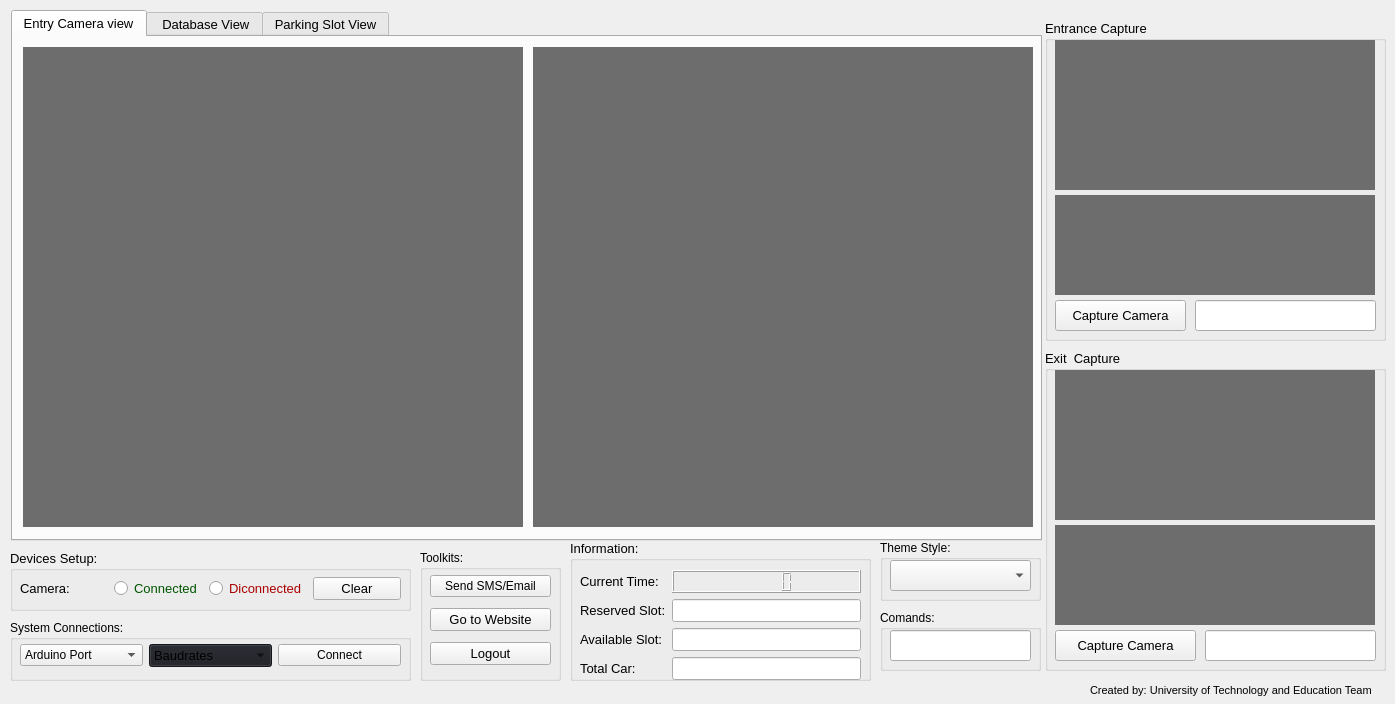
<?xml version="1.0" encoding="UTF-8"?>
<ui version="4.0">
 <author>leonard</author>
 <class>MainWindow</class>
 <widget class="QMainWindow" name="MainWindow">
  <property name="geometry">
   <rect>
    <x>0</x>
    <y>0</y>
    <width>1395</width>
    <height>704</height>
   </rect>
  </property>
  <property name="windowTitle">
   <string>MainWindow</string>
  </property>
  <property name="styleSheet">
   <string notr="true">font: 10pt &quot;MS Shell Dlg 2&quot;;</string>
  </property>
  <widget class="QWidget" name="centralwidget">
   <widget class="QTabWidget" name="tabWidget">
    <property name="geometry">
     <rect>
      <x>11</x>
      <y>10</y>
      <width>1031</width>
      <height>531</height>
     </rect>
    </property>
    <property name="font">
     <font>
      <family>MS Shell Dlg 2</family>
      <pointsize>10</pointsize>
      <italic>false</italic>
      <bold>false</bold>
     </font>
    </property>
    <property name="tabPosition">
     <enum>QTabWidget::North</enum>
    </property>
    <property name="currentIndex">
     <number>0</number>
    </property>
    <property name="iconSize">
     <size>
      <width>20</width>
      <height>20</height>
     </size>
    </property>
    <property name="elideMode">
     <enum>Qt::ElideMiddle</enum>
    </property>
    <widget class="QWidget" name="tab_1">
     <attribute name="title">
      <string>Entry Camera view</string>
     </attribute>
     <widget class="QLabel" name="entrance_view">
      <property name="geometry">
       <rect>
        <x>10</x>
        <y>10</y>
        <width>500</width>
        <height>480</height>
       </rect>
      </property>
      <property name="minimumSize">
       <size>
        <width>320</width>
        <height>180</height>
       </size>
      </property>
      <property name="maximumSize">
       <size>
        <width>640</width>
        <height>480</height>
       </size>
      </property>
      <property name="styleSheet">
       <string notr="true">background-color: rgb(109, 109, 109);</string>
      </property>
      <property name="text">
       <string/>
      </property>
     </widget>
     <widget class="QLabel" name="exit_view">
      <property name="geometry">
       <rect>
        <x>520</x>
        <y>10</y>
        <width>500</width>
        <height>480</height>
       </rect>
      </property>
      <property name="minimumSize">
       <size>
        <width>500</width>
        <height>400</height>
       </size>
      </property>
      <property name="maximumSize">
       <size>
        <width>640</width>
        <height>480</height>
       </size>
      </property>
      <property name="styleSheet">
       <string notr="true">background-color: rgb(109, 109, 109);</string>
      </property>
      <property name="text">
       <string/>
      </property>
     </widget>
    </widget>
    <widget class="QWidget" name="tab_2">
     <attribute name="title">
      <string> Database View</string>
     </attribute>
     <widget class="QTableWidget" name="tableWidget">
      <property name="geometry">
       <rect>
        <x>10</x>
        <y>10</y>
        <width>691</width>
        <height>481</height>
       </rect>
      </property>
      <property name="alternatingRowColors">
       <bool>true</bool>
      </property>
      <attribute name="horizontalHeaderStretchLastSection">
       <bool>true</bool>
      </attribute>
      <row>
       <property name="text">
        <string>1</string>
       </property>
      </row>
      <row>
       <property name="text">
        <string>1</string>
       </property>
      </row>
      <row>
       <property name="text">
        <string>2</string>
       </property>
      </row>
      <row>
       <property name="text">
        <string>3</string>
       </property>
      </row>
      <row>
       <property name="text">
        <string>4</string>
       </property>
      </row>
      <row>
       <property name="text">
        <string>5</string>
       </property>
      </row>
      <row>
       <property name="text">
        <string>6</string>
       </property>
      </row>
      <row>
       <property name="text">
        <string>7</string>
       </property>
      </row>
      <row>
       <property name="text">
        <string>8</string>
       </property>
      </row>
      <row>
       <property name="text">
        <string>10</string>
       </property>
      </row>
      <row>
       <property name="text">
        <string>11</string>
       </property>
      </row>
      <row>
       <property name="text">
        <string>12</string>
       </property>
      </row>
      <row>
       <property name="text">
        <string>13</string>
       </property>
      </row>
      <row>
       <property name="text">
        <string>14</string>
       </property>
      </row>
      <row>
       <property name="text">
        <string>15</string>
       </property>
      </row>
      <column>
       <property name="text">
        <string>License Number</string>
       </property>
      </column>
      <column>
       <property name="text">
        <string>username</string>
       </property>
      </column>
      <column>
       <property name="text">
        <string>Phone</string>
       </property>
      </column>
      <column>
       <property name="text">
        <string>Slot</string>
       </property>
      </column>
      <column>
       <property name="text">
        <string>Check-in</string>
       </property>
      </column>
      <item row="0" column="0">
       <property name="text">
        <string/>
       </property>
      </item>
      <item row="0" column="2">
       <property name="text">
        <string/>
       </property>
      </item>
      <item row="0" column="3">
       <property name="text">
        <string/>
       </property>
      </item>
      <item row="3" column="0">
       <property name="text">
        <string/>
       </property>
       <property name="flags">
        <set>ItemIsSelectable|ItemIsEditable|ItemIsDragEnabled|ItemIsDropEnabled|ItemIsUserCheckable</set>
       </property>
      </item>
      <item row="3" column="2">
       <property name="text">
        <string/>
       </property>
       <property name="flags">
        <set>ItemIsSelectable|ItemIsEditable|ItemIsDragEnabled|ItemIsDropEnabled|ItemIsUserCheckable</set>
       </property>
      </item>
      <item row="3" column="3">
       <property name="text">
        <string/>
       </property>
       <property name="flags">
        <set>ItemIsSelectable|ItemIsEditable|ItemIsDragEnabled|ItemIsDropEnabled|ItemIsUserCheckable</set>
       </property>
      </item>
     </widget>
     <widget class="QCalendarWidget" name="calendarWidget">
      <property name="geometry">
       <rect>
        <x>710</x>
        <y>10</y>
        <width>311</width>
        <height>281</height>
       </rect>
      </property>
      <property name="styleSheet">
       <string notr="true">font: 8pt &quot;MS Shell Dlg 2&quot;;</string>
      </property>
     </widget>
     <widget class="QGroupBox" name="groupBox_6">
      <property name="geometry">
       <rect>
        <x>710</x>
        <y>300</y>
        <width>311</width>
        <height>141</height>
       </rect>
      </property>
      <property name="font">
       <font>
        <family>MS Shell Dlg 2</family>
        <pointsize>10</pointsize>
        <italic>false</italic>
        <bold>false</bold>
       </font>
      </property>
      <property name="title">
       <string>Information Filter:</string>
      </property>
      <widget class="QPushButton" name="btn_find">
       <property name="geometry">
        <rect>
         <x>160</x>
         <y>90</y>
         <width>141</width>
         <height>41</height>
        </rect>
       </property>
       <property name="text">
        <string>Find</string>
       </property>
      </widget>
      <widget class="QWidget" name="layoutWidget">
       <property name="geometry">
        <rect>
         <x>10</x>
         <y>30</y>
         <width>291</width>
         <height>51</height>
        </rect>
       </property>
       <layout class="QFormLayout" name="formLayout_2">
        <item row="0" column="0">
         <widget class="QLabel" name="label_9">
          <property name="text">
           <string>From:</string>
          </property>
         </widget>
        </item>
        <item row="0" column="1">
         <widget class="QDateEdit" name="dateEdit"/>
        </item>
        <item row="1" column="0">
         <widget class="QLabel" name="label_11">
          <property name="text">
           <string>To:</string>
          </property>
         </widget>
        </item>
        <item row="1" column="1">
         <widget class="QDateEdit" name="dateEdit_2"/>
        </item>
       </layout>
      </widget>
      <widget class="QPushButton" name="btn_reset">
       <property name="geometry">
        <rect>
         <x>10</x>
         <y>90</y>
         <width>141</width>
         <height>41</height>
        </rect>
       </property>
       <property name="text">
        <string>Reset</string>
       </property>
      </widget>
     </widget>
     <widget class="QPushButton" name="btn_export">
      <property name="geometry">
       <rect>
        <x>710</x>
        <y>450</y>
        <width>311</width>
        <height>41</height>
       </rect>
      </property>
      <property name="font">
       <font>
        <family>MS Shell Dlg 2</family>
        <pointsize>10</pointsize>
        <italic>false</italic>
        <bold>false</bold>
       </font>
      </property>
      <property name="text">
       <string>Export</string>
      </property>
     </widget>
    </widget>
    <widget class="QWidget" name="tab_3">
     <attribute name="title">
      <string>Parking Slot View</string>
     </attribute>
     <widget class="QFrame" name="slot_frame">
      <property name="geometry">
       <rect>
        <x>10</x>
        <y>10</y>
        <width>731</width>
        <height>481</height>
       </rect>
      </property>
      <property name="frameShape">
       <enum>QFrame::StyledPanel</enum>
      </property>
      <property name="frameShadow">
       <enum>QFrame::Raised</enum>
      </property>
      <widget class="QPushButton" name="slot_0">
       <property name="geometry">
        <rect>
         <x>10</x>
         <y>20</y>
         <width>115</width>
         <height>210</height>
        </rect>
       </property>
       <property name="text">
        <string>SA-00</string>
       </property>
      </widget>
      <widget class="QPushButton" name="slot_1">
       <property name="geometry">
        <rect>
         <x>130</x>
         <y>20</y>
         <width>115</width>
         <height>210</height>
        </rect>
       </property>
       <property name="text">
        <string>SA-01</string>
       </property>
      </widget>
      <widget class="QPushButton" name="slot_2">
       <property name="geometry">
        <rect>
         <x>250</x>
         <y>20</y>
         <width>115</width>
         <height>210</height>
        </rect>
       </property>
       <property name="text">
        <string>SA-02</string>
       </property>
      </widget>
      <widget class="QPushButton" name="slot_3">
       <property name="geometry">
        <rect>
         <x>370</x>
         <y>20</y>
         <width>115</width>
         <height>210</height>
        </rect>
       </property>
       <property name="text">
        <string>SA-03</string>
       </property>
      </widget>
      <widget class="QPushButton" name="slot_4">
       <property name="geometry">
        <rect>
         <x>490</x>
         <y>20</y>
         <width>115</width>
         <height>210</height>
        </rect>
       </property>
       <property name="text">
        <string>SA-04</string>
       </property>
      </widget>
      <widget class="QPushButton" name="slot_6">
       <property name="geometry">
        <rect>
         <x>10</x>
         <y>260</y>
         <width>115</width>
         <height>210</height>
        </rect>
       </property>
       <property name="text">
        <string>SA-06</string>
       </property>
      </widget>
      <widget class="QPushButton" name="slot_8">
       <property name="geometry">
        <rect>
         <x>250</x>
         <y>260</y>
         <width>115</width>
         <height>210</height>
        </rect>
       </property>
       <property name="text">
        <string>SA-08</string>
       </property>
      </widget>
      <widget class="QPushButton" name="slot_9">
       <property name="geometry">
        <rect>
         <x>370</x>
         <y>260</y>
         <width>115</width>
         <height>210</height>
        </rect>
       </property>
       <property name="text">
        <string>SA-09</string>
       </property>
      </widget>
      <widget class="QPushButton" name="slot_7">
       <property name="geometry">
        <rect>
         <x>130</x>
         <y>260</y>
         <width>115</width>
         <height>210</height>
        </rect>
       </property>
       <property name="text">
        <string>SA-07</string>
       </property>
      </widget>
      <widget class="QPushButton" name="slot_10">
       <property name="geometry">
        <rect>
         <x>490</x>
         <y>260</y>
         <width>115</width>
         <height>210</height>
        </rect>
       </property>
       <property name="text">
        <string>SA-10</string>
       </property>
      </widget>
      <widget class="QPushButton" name="slot_11">
       <property name="geometry">
        <rect>
         <x>610</x>
         <y>260</y>
         <width>115</width>
         <height>210</height>
        </rect>
       </property>
       <property name="text">
        <string>SA-11</string>
       </property>
      </widget>
      <widget class="QPushButton" name="slot_5">
       <property name="geometry">
        <rect>
         <x>610</x>
         <y>20</y>
         <width>115</width>
         <height>210</height>
        </rect>
       </property>
       <property name="text">
        <string>SA-05</string>
       </property>
      </widget>
     </widget>
     <widget class="QGroupBox" name="groupBox">
      <property name="geometry">
       <rect>
        <x>750</x>
        <y>30</y>
        <width>271</width>
        <height>251</height>
       </rect>
      </property>
      <property name="title">
       <string>Status indiacation:</string>
      </property>
      <widget class="QGroupBox" name="groupBox_2">
       <property name="geometry">
        <rect>
         <x>10</x>
         <y>30</y>
         <width>111</width>
         <height>211</height>
        </rect>
       </property>
       <property name="title">
        <string>filters</string>
       </property>
       <widget class="QWidget" name="layoutWidget1">
        <property name="geometry">
         <rect>
          <x>10</x>
          <y>30</y>
          <width>91</width>
          <height>171</height>
         </rect>
        </property>
        <layout class="QVBoxLayout" name="verticalLayout">
         <item>
          <widget class="QRadioButton" name="all_opt">
           <property name="text">
            <string>All</string>
           </property>
          </widget>
         </item>
         <item>
          <widget class="QRadioButton" name="available_opt">
           <property name="text">
            <string>Available</string>
           </property>
          </widget>
         </item>
         <item>
          <widget class="QRadioButton" name="resersed_opt">
           <property name="text">
            <string>Reserved</string>
           </property>
          </widget>
         </item>
         <item>
          <widget class="QRadioButton" name="unavailable_opt">
           <property name="text">
            <string>Unvailable</string>
           </property>
          </widget>
         </item>
        </layout>
       </widget>
      </widget>
      <widget class="QGroupBox" name="groupBox_3">
       <property name="geometry">
        <rect>
         <x>125</x>
         <y>30</y>
         <width>71</width>
         <height>211</height>
        </rect>
       </property>
       <property name="title">
        <string>color:</string>
       </property>
       <widget class="QWidget" name="layoutWidget2">
        <property name="geometry">
         <rect>
          <x>10</x>
          <y>30</y>
          <width>51</width>
          <height>171</height>
         </rect>
        </property>
        <layout class="QVBoxLayout" name="verticalLayout_2">
         <item>
          <widget class="QLabel" name="label_3">
           <property name="styleSheet">
            <string notr="true">background-color: rgb(131, 131, 131);</string>
           </property>
           <property name="text">
            <string/>
           </property>
          </widget>
         </item>
         <item>
          <widget class="QLabel" name="label_4">
           <property name="styleSheet">
            <string notr="true">background-color: rgb(0, 170, 0);</string>
           </property>
           <property name="text">
            <string/>
           </property>
          </widget>
         </item>
         <item>
          <widget class="QLabel" name="label_5">
           <property name="styleSheet">
            <string notr="true">background-color: rgb(212, 212, 0);</string>
           </property>
           <property name="text">
            <string/>
           </property>
          </widget>
         </item>
         <item>
          <widget class="QLabel" name="label_6">
           <property name="styleSheet">
            <string notr="true">background-color: rgb(195, 0, 0);</string>
           </property>
           <property name="text">
            <string/>
           </property>
          </widget>
         </item>
        </layout>
       </widget>
      </widget>
      <widget class="QGroupBox" name="groupBox_4">
       <property name="geometry">
        <rect>
         <x>200</x>
         <y>30</y>
         <width>61</width>
         <height>211</height>
        </rect>
       </property>
       <property name="title">
        <string>Total:</string>
       </property>
       <widget class="QWidget" name="layoutWidget3">
        <property name="geometry">
         <rect>
          <x>10</x>
          <y>30</y>
          <width>41</width>
          <height>171</height>
         </rect>
        </property>
        <layout class="QVBoxLayout" name="verticalLayout_3">
         <item>
          <widget class="QLabel" name="all_slot">
           <property name="text">
            <string>N/A</string>
           </property>
          </widget>
         </item>
         <item>
          <widget class="QLabel" name="available_slot">
           <property name="text">
            <string>N/A</string>
           </property>
          </widget>
         </item>
         <item>
          <widget class="QLabel" name="reserved_slot">
           <property name="text">
            <string>N/A</string>
           </property>
          </widget>
         </item>
         <item>
          <widget class="QLabel" name="unavailable_slot">
           <property name="text">
            <string>N/A</string>
           </property>
          </widget>
         </item>
        </layout>
       </widget>
      </widget>
     </widget>
     <widget class="QGroupBox" name="groupBox_5">
      <property name="geometry">
       <rect>
        <x>750</x>
        <y>290</y>
        <width>271</width>
        <height>141</height>
       </rect>
      </property>
      <property name="title">
       <string>Information:</string>
      </property>
      <widget class="QWidget" name="layoutWidget4">
       <property name="geometry">
        <rect>
         <x>10</x>
         <y>30</y>
         <width>72</width>
         <height>101</height>
        </rect>
       </property>
       <layout class="QVBoxLayout" name="verticalLayout_4">
        <item>
         <widget class="QLabel" name="label_7">
          <property name="text">
           <string>Plate:</string>
          </property>
         </widget>
        </item>
        <item>
         <widget class="QLabel" name="label_10">
          <property name="text">
           <string>Type:</string>
          </property>
         </widget>
        </item>
        <item>
         <widget class="QLabel" name="label_8">
          <property name="text">
           <string>Entry Time: </string>
          </property>
         </widget>
        </item>
       </layout>
      </widget>
      <widget class="QWidget" name="layoutWidget5">
       <property name="geometry">
        <rect>
         <x>90</x>
         <y>30</y>
         <width>171</width>
         <height>101</height>
        </rect>
       </property>
       <layout class="QVBoxLayout" name="verticalLayout_5">
        <item>
         <widget class="QLineEdit" name="lincense_edit">
          <property name="readOnly">
           <bool>true</bool>
          </property>
         </widget>
        </item>
        <item>
         <widget class="QLineEdit" name="type_edit">
          <property name="readOnly">
           <bool>true</bool>
          </property>
         </widget>
        </item>
        <item>
         <widget class="QLineEdit" name="entry_edit">
          <property name="readOnly">
           <bool>true</bool>
          </property>
         </widget>
        </item>
       </layout>
      </widget>
     </widget>
     <widget class="QPushButton" name="btn_refresh">
      <property name="geometry">
       <rect>
        <x>900</x>
        <y>440</y>
        <width>111</width>
        <height>41</height>
       </rect>
      </property>
      <property name="text">
       <string>Refresh</string>
      </property>
     </widget>
    </widget>
   </widget>
   <widget class="QGroupBox" name="groupBox_7">
    <property name="geometry">
     <rect>
      <x>1045</x>
      <y>20</y>
      <width>341</width>
      <height>321</height>
     </rect>
    </property>
    <property name="font">
     <font>
      <family>MS Shell Dlg 2</family>
      <pointsize>10</pointsize>
      <italic>false</italic>
      <bold>false</bold>
     </font>
    </property>
    <property name="title">
     <string>Entrance Capture</string>
    </property>
    <widget class="QLabel" name="entrance_capture_1">
     <property name="geometry">
      <rect>
       <x>10</x>
       <y>20</y>
       <width>320</width>
       <height>150</height>
      </rect>
     </property>
     <property name="styleSheet">
      <string notr="true">background-color: rgb(109, 109, 109);</string>
     </property>
     <property name="text">
      <string/>
     </property>
    </widget>
    <widget class="QLabel" name="entrance_capture_2">
     <property name="geometry">
      <rect>
       <x>10</x>
       <y>175</y>
       <width>320</width>
       <height>100</height>
      </rect>
     </property>
     <property name="styleSheet">
      <string notr="true">background-color: rgb(109, 109, 109);</string>
     </property>
     <property name="text">
      <string/>
     </property>
    </widget>
    <widget class="QPushButton" name="capture_entrance">
     <property name="geometry">
      <rect>
       <x>10</x>
       <y>280</y>
       <width>131</width>
       <height>31</height>
      </rect>
     </property>
     <property name="text">
      <string>Capture Camera</string>
     </property>
    </widget>
    <widget class="QLineEdit" name="entrance_result">
     <property name="geometry">
      <rect>
       <x>150</x>
       <y>280</y>
       <width>181</width>
       <height>31</height>
      </rect>
     </property>
    </widget>
   </widget>
   <widget class="QGroupBox" name="groupBox_8">
    <property name="geometry">
     <rect>
      <x>1045</x>
      <y>350</y>
      <width>341</width>
      <height>321</height>
     </rect>
    </property>
    <property name="font">
     <font>
      <family>MS Shell Dlg 2</family>
      <pointsize>10</pointsize>
      <italic>false</italic>
      <bold>false</bold>
     </font>
    </property>
    <property name="title">
     <string>Exit  Capture</string>
    </property>
    <widget class="QLabel" name="exit_capture_1">
     <property name="geometry">
      <rect>
       <x>10</x>
       <y>20</y>
       <width>320</width>
       <height>150</height>
      </rect>
     </property>
     <property name="styleSheet">
      <string notr="true">background-color: rgb(109, 109, 109);</string>
     </property>
     <property name="text">
      <string/>
     </property>
    </widget>
    <widget class="QLabel" name="exit_capture_2">
     <property name="geometry">
      <rect>
       <x>10</x>
       <y>175</y>
       <width>320</width>
       <height>100</height>
      </rect>
     </property>
     <property name="styleSheet">
      <string notr="true">background-color: rgb(109, 109, 109);</string>
     </property>
     <property name="text">
      <string/>
     </property>
    </widget>
    <widget class="QPushButton" name="capture_exit">
     <property name="geometry">
      <rect>
       <x>10</x>
       <y>280</y>
       <width>141</width>
       <height>31</height>
      </rect>
     </property>
     <property name="text">
      <string>Capture Camera</string>
     </property>
    </widget>
    <widget class="QLineEdit" name="exit_result">
     <property name="geometry">
      <rect>
       <x>160</x>
       <y>280</y>
       <width>171</width>
       <height>31</height>
      </rect>
     </property>
    </widget>
   </widget>
   <widget class="QGroupBox" name="groupBox_10">
    <property name="geometry">
     <rect>
      <x>10</x>
      <y>550</y>
      <width>401</width>
      <height>61</height>
     </rect>
    </property>
    <property name="font">
     <font>
      <family>MS Shell Dlg 2</family>
      <pointsize>10</pointsize>
      <italic>false</italic>
      <bold>false</bold>
     </font>
    </property>
    <property name="title">
     <string>Devices Setup:</string>
    </property>
    <widget class="QWidget" name="layoutWidget">
     <property name="geometry">
      <rect>
       <x>10</x>
       <y>23</y>
       <width>381</width>
       <height>31</height>
      </rect>
     </property>
     <layout class="QHBoxLayout" name="horizontalLayout_2">
      <item>
       <widget class="QLabel" name="label_21">
        <property name="text">
         <string>Camera:</string>
        </property>
       </widget>
      </item>
      <item>
       <widget class="QRadioButton" name="btn_connect_cam">
        <property name="styleSheet">
         <string notr="true">color: rgb(0, 85, 0);</string>
        </property>
        <property name="text">
         <string>Connected</string>
        </property>
       </widget>
      </item>
      <item>
       <widget class="QRadioButton" name="btn_disconnect_cam">
        <property name="styleSheet">
         <string notr="true">color: rgb(170, 0, 0);</string>
        </property>
        <property name="text">
         <string>Diconnected</string>
        </property>
       </widget>
      </item>
      <item>
       <widget class="QPushButton" name="run_cam">
        <property name="text">
         <string>Clear</string>
        </property>
       </widget>
      </item>
     </layout>
    </widget>
   </widget>
   <widget class="QLabel" name="label_18">
    <property name="geometry">
     <rect>
      <x>1090</x>
      <y>680</y>
      <width>291</width>
      <height>20</height>
     </rect>
    </property>
    <property name="font">
     <font>
      <family>MS Shell Dlg 2</family>
      <pointsize>8</pointsize>
      <italic>false</italic>
      <bold>false</bold>
     </font>
    </property>
    <property name="styleSheet">
     <string notr="true">font: 8pt &quot;MS Shell Dlg 2&quot;;</string>
    </property>
    <property name="text">
     <string>Created by: University of Technology and Education Team</string>
    </property>
   </widget>
   <widget class="QGroupBox" name="groupBox_12">
    <property name="geometry">
     <rect>
      <x>570</x>
      <y>540</y>
      <width>301</width>
      <height>141</height>
     </rect>
    </property>
    <property name="font">
     <font>
      <family>MS Shell Dlg 2</family>
      <pointsize>10</pointsize>
      <italic>false</italic>
      <bold>false</bold>
     </font>
    </property>
    <property name="title">
     <string>Information:</string>
    </property>
    <widget class="QWidget" name="layoutWidget">
     <property name="geometry">
      <rect>
       <x>10</x>
       <y>30</y>
       <width>281</width>
       <height>111</height>
      </rect>
     </property>
     <layout class="QFormLayout" name="formLayout">
      <item row="0" column="0">
       <widget class="QLabel" name="label_17">
        <property name="text">
         <string>Current Time:</string>
        </property>
       </widget>
      </item>
      <item row="0" column="1">
       <widget class="QLCDNumber" name="lcdNumber"/>
      </item>
      <item row="1" column="0">
       <widget class="QLabel" name="label_16">
        <property name="text">
         <string>Reserved Slot:</string>
        </property>
       </widget>
      </item>
      <item row="1" column="1">
       <widget class="QLineEdit" name="slot_display">
        <property name="readOnly">
         <bool>true</bool>
        </property>
       </widget>
      </item>
      <item row="2" column="0">
       <widget class="QLabel" name="label_19">
        <property name="text">
         <string>Available Slot:</string>
        </property>
       </widget>
      </item>
      <item row="2" column="1">
       <widget class="QLineEdit" name="available_slot_display">
        <property name="readOnly">
         <bool>true</bool>
        </property>
       </widget>
      </item>
      <item row="3" column="0">
       <widget class="QLabel" name="label_20">
        <property name="text">
         <string>Total Car:</string>
        </property>
       </widget>
      </item>
      <item row="3" column="1">
       <widget class="QLineEdit" name="car_display">
        <property name="readOnly">
         <bool>true</bool>
        </property>
       </widget>
      </item>
     </layout>
    </widget>
   </widget>
   <widget class="QGroupBox" name="groupBox_11">
    <property name="geometry">
     <rect>
      <x>10</x>
      <y>620</y>
      <width>401</width>
      <height>61</height>
     </rect>
    </property>
    <property name="title">
     <string>System Connections:</string>
    </property>
    <widget class="QWidget" name="layoutWidget">
     <property name="geometry">
      <rect>
       <x>10</x>
       <y>20</y>
       <width>381</width>
       <height>31</height>
      </rect>
     </property>
     <layout class="QHBoxLayout" name="horizontalLayout">
      <item>
       <widget class="QComboBox" name="port">
        <item>
         <property name="text">
          <string>Arduino Port</string>
         </property>
        </item>
       </widget>
      </item>
      <item>
       <widget class="QComboBox" name="baud">
        <property name="palette">
         <palette>
          <active>
           <colorrole role="Button">
            <brush brushstyle="SolidPattern">
             <color alpha="255">
              <red>27</red>
              <green>29</green>
              <blue>35</blue>
             </color>
            </brush>
           </colorrole>
           <colorrole role="Base">
            <brush brushstyle="SolidPattern">
             <color alpha="255">
              <red>27</red>
              <green>29</green>
              <blue>35</blue>
             </color>
            </brush>
           </colorrole>
           <colorrole role="Window">
            <brush brushstyle="SolidPattern">
             <color alpha="255">
              <red>27</red>
              <green>29</green>
              <blue>35</blue>
             </color>
            </brush>
           </colorrole>
          </active>
          <inactive>
           <colorrole role="Button">
            <brush brushstyle="SolidPattern">
             <color alpha="255">
              <red>27</red>
              <green>29</green>
              <blue>35</blue>
             </color>
            </brush>
           </colorrole>
           <colorrole role="Base">
            <brush brushstyle="SolidPattern">
             <color alpha="255">
              <red>27</red>
              <green>29</green>
              <blue>35</blue>
             </color>
            </brush>
           </colorrole>
           <colorrole role="Window">
            <brush brushstyle="SolidPattern">
             <color alpha="255">
              <red>27</red>
              <green>29</green>
              <blue>35</blue>
             </color>
            </brush>
           </colorrole>
          </inactive>
          <disabled>
           <colorrole role="Button">
            <brush brushstyle="SolidPattern">
             <color alpha="255">
              <red>27</red>
              <green>29</green>
              <blue>35</blue>
             </color>
            </brush>
           </colorrole>
           <colorrole role="Base">
            <brush brushstyle="SolidPattern">
             <color alpha="255">
              <red>27</red>
              <green>29</green>
              <blue>35</blue>
             </color>
            </brush>
           </colorrole>
           <colorrole role="Window">
            <brush brushstyle="SolidPattern">
             <color alpha="255">
              <red>27</red>
              <green>29</green>
              <blue>35</blue>
             </color>
            </brush>
           </colorrole>
          </disabled>
         </palette>
        </property>
        <property name="font">
         <font>
          <family>MS Shell Dlg 2</family>
          <pointsize>10</pointsize>
          <italic>false</italic>
          <bold>false</bold>
         </font>
        </property>
        <property name="autoFillBackground">
         <bool>false</bool>
        </property>
        <property name="styleSheet">
         <string notr="true"/>
        </property>
        <property name="iconSize">
         <size>
          <width>16</width>
          <height>16</height>
         </size>
        </property>
        <property name="frame">
         <bool>true</bool>
        </property>
        <item>
         <property name="text">
          <string>Baudrates</string>
         </property>
        </item>
        <item>
         <property name="text">
          <string>1200</string>
         </property>
        </item>
        <item>
         <property name="text">
          <string>1800</string>
         </property>
        </item>
        <item>
         <property name="text">
          <string>2400</string>
         </property>
        </item>
        <item>
         <property name="text">
          <string>4800</string>
         </property>
        </item>
        <item>
         <property name="text">
          <string>9600</string>
         </property>
        </item>
        <item>
         <property name="text">
          <string>38400</string>
         </property>
        </item>
        <item>
         <property name="text">
          <string>19200</string>
         </property>
        </item>
        <item>
         <property name="text">
          <string>57600</string>
         </property>
        </item>
        <item>
         <property name="text">
          <string>115200</string>
         </property>
        </item>
       </widget>
      </item>
      <item>
       <widget class="QPushButton" name="btn_connect">
        <property name="text">
         <string>Connect</string>
        </property>
       </widget>
      </item>
     </layout>
    </widget>
   </widget>
   <widget class="QGroupBox" name="groupBox_9">
    <property name="geometry">
     <rect>
      <x>420</x>
      <y>550</y>
      <width>141</width>
      <height>131</height>
     </rect>
    </property>
    <property name="title">
     <string>Toolkits:</string>
    </property>
    <widget class="QWidget" name="layoutWidget">
     <property name="geometry">
      <rect>
       <x>10</x>
       <y>20</y>
       <width>121</width>
       <height>101</height>
      </rect>
     </property>
     <layout class="QVBoxLayout" name="verticalLayout_8">
      <item>
       <widget class="QPushButton" name="btn_send_email">
        <property name="text">
         <string>Send SMS/Email</string>
        </property>
       </widget>
      </item>
      <item>
       <widget class="QPushButton" name="btn_website">
        <property name="font">
         <font>
          <family>MS Shell Dlg 2</family>
          <pointsize>10</pointsize>
          <italic>false</italic>
          <bold>false</bold>
         </font>
        </property>
        <property name="text">
         <string>Go to Website</string>
        </property>
       </widget>
      </item>
      <item>
       <widget class="QPushButton" name="btn_login">
        <property name="font">
         <font>
          <family>MS Shell Dlg 2</family>
          <pointsize>10</pointsize>
          <italic>false</italic>
          <bold>false</bold>
         </font>
        </property>
        <property name="text">
         <string>Logout</string>
        </property>
       </widget>
      </item>
     </layout>
    </widget>
   </widget>
   <widget class="QGroupBox" name="groupBox_13">
    <property name="geometry">
     <rect>
      <x>880</x>
      <y>540</y>
      <width>161</width>
      <height>61</height>
     </rect>
    </property>
    <property name="title">
     <string>Theme Style:</string>
    </property>
    <widget class="QComboBox" name="style_box">
     <property name="geometry">
      <rect>
       <x>10</x>
       <y>20</y>
       <width>141</width>
       <height>31</height>
      </rect>
     </property>
    </widget>
   </widget>
   <widget class="QGroupBox" name="groupBox_14">
    <property name="geometry">
     <rect>
      <x>880</x>
      <y>610</y>
      <width>161</width>
      <height>61</height>
     </rect>
    </property>
    <property name="title">
     <string>Comands:</string>
    </property>
    <widget class="QLineEdit" name="comand_edit">
     <property name="geometry">
      <rect>
       <x>10</x>
       <y>20</y>
       <width>141</width>
       <height>31</height>
      </rect>
     </property>
    </widget>
   </widget>
  </widget>
 </widget>
 <resources/>
 <connections/>
</ui>
